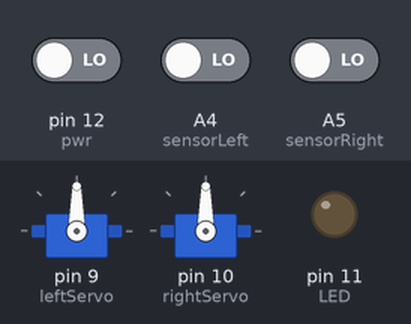
Bench run of a sketch on a simulated Arduino Uno, built with avr-gcc and run on an emulated ATmega328P. Parts: 2 × servo, output pins drawn as LEDs (lit = HIGH). Dashed ring = blinking. Inputs (shaded band) come from the test bench; at power-on: pin 12 (pwr) LOW, A5 (sensorRight) LOW, A4 (sensorLeft) LOW.

Above: at 0.8 s.
0.9 s: pin 12 (pwr) driven HIGH
At 1.8 s:
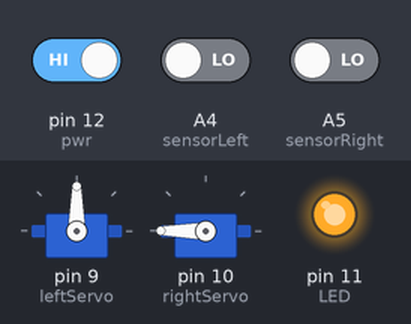
3.9 s: A5 (sensorRight) driven HIGH
6.9 s: A4 (sensorLeft) driven HIGH
At 8.0 s:
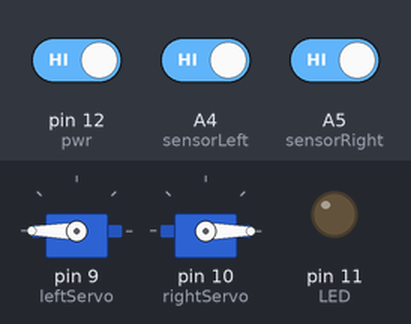
8.9 s: A4 (sensorLeft) driven LOW
At 9.02 s:
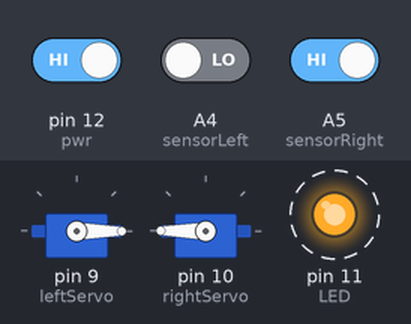
11.9 s: A5 (sensorRight) driven LOW
At 14.1 s:
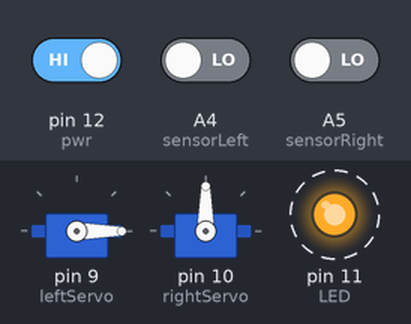
Timing chart, 0 to 15.9 s (numbered marks = the images above; inputs shaded):
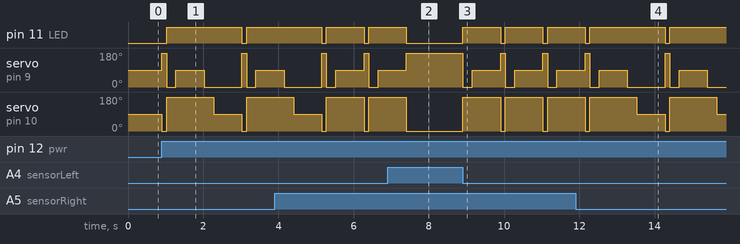

The sketch:

Servo_withTouch.ino
```cpp
#include <Servo.h>

const int sensorLeft = A4;
const int sensorRight = A5;
const int LED = 11;
const int pwr = 12;

Servo leftServo;
Servo rightServo;

void setup() {
  leftServo.attach(9);
  rightServo.attach(10);
  pinMode(LED, OUTPUT);
  pinMode(pwr, INPUT);
  while(true){if (digitalRead(pwr) == HIGH) break;}
}

void loop() {

  forward();
  delay(125);
  int leftState = digitalRead(sensorLeft);
  int rightState = digitalRead(sensorRight);

  if (leftState == 0) {
    digitalWrite(LED, HIGH);
    reverse(); delay(250);
    reverseLeft(); delay(750);
    digitalWrite(LED, LOW);
  }

  if (rightState == 0) {
    digitalWrite(LED, HIGH);
    reverse(); delay(250);
    reverseRight(); delay(750);
    digitalWrite(LED, LOW);
  }

}

// ————————————————————————— Drive

void s_stop() {
  leftServo.write(90);
  rightServo.write(90);
}

void forward() {
  leftServo.write(180);
  rightServo.write(0);
}

void reverse() {
  leftServo.write(0);
  rightServo.write(180);
}

void forwardRight() {
  leftServo.write(180);
  rightServo.write(90);
}

void forwardLeft() {
  leftServo.write(90);
  rightServo.write(0);
}

void reverseRight() {
  leftServo.write(0);
  rightServo.write(90);
}

void reverseLeft() {
  leftServo.write(90);
  rightServo.write(180);
}
```

Measured:
- after the input at 0.9 s, pin 11 (LED): LOW → HIGH after 0.13 s, → LOW 2.0 s later, → HIGH 0.13 s later; servo on pin 9 (leftServo): 90° → 180° at once, → 0° 0.13 s later, → 90° 0.25 s later, → 0° 0.75 s later, … (7 changes in this stretch)
- after the input at 6.9 s, pin 11 (LED): goes on until 7.4 s, then stays LOW; servo on pin 9 (leftServo): goes on until 7.4 s, then stays 180°; servo on pin 10 (rightServo): goes on until 7.4 s, then stays 0°
- after the input at 8.9 s, pin 11 (LED): alternates HIGH for 1.0 s and LOW for 0.13 s, starting at once; servo on pin 9 (leftServo): 180° → 0° at once, then repeats every 1.1 s: 90° 0.75 s, 180° 0.13 s, 0° 0.25 s; servo on pin 10 (rightServo): alternates 180° for 1.0 s and 0° for 0.13 s, starting at once
- after the input at 11.9 s, pin 11 (LED): HIGH → LOW after 2.4 s, → HIGH 0.13 s later
